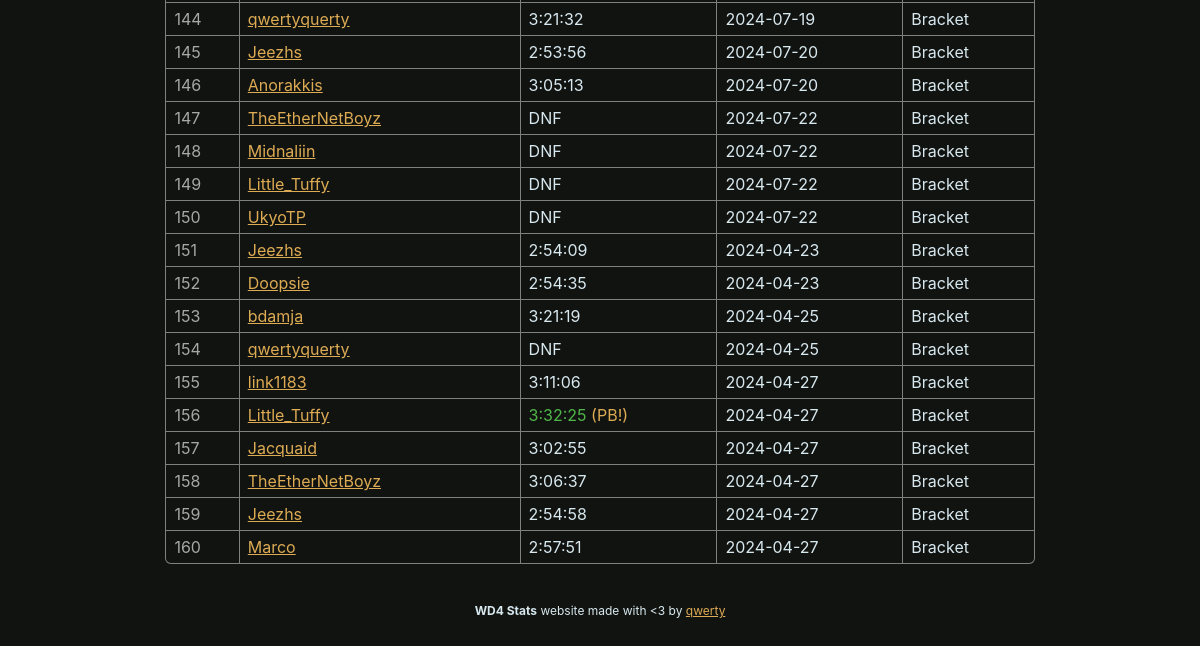
/runs (lower part), run on an earlier commit of the app's database.
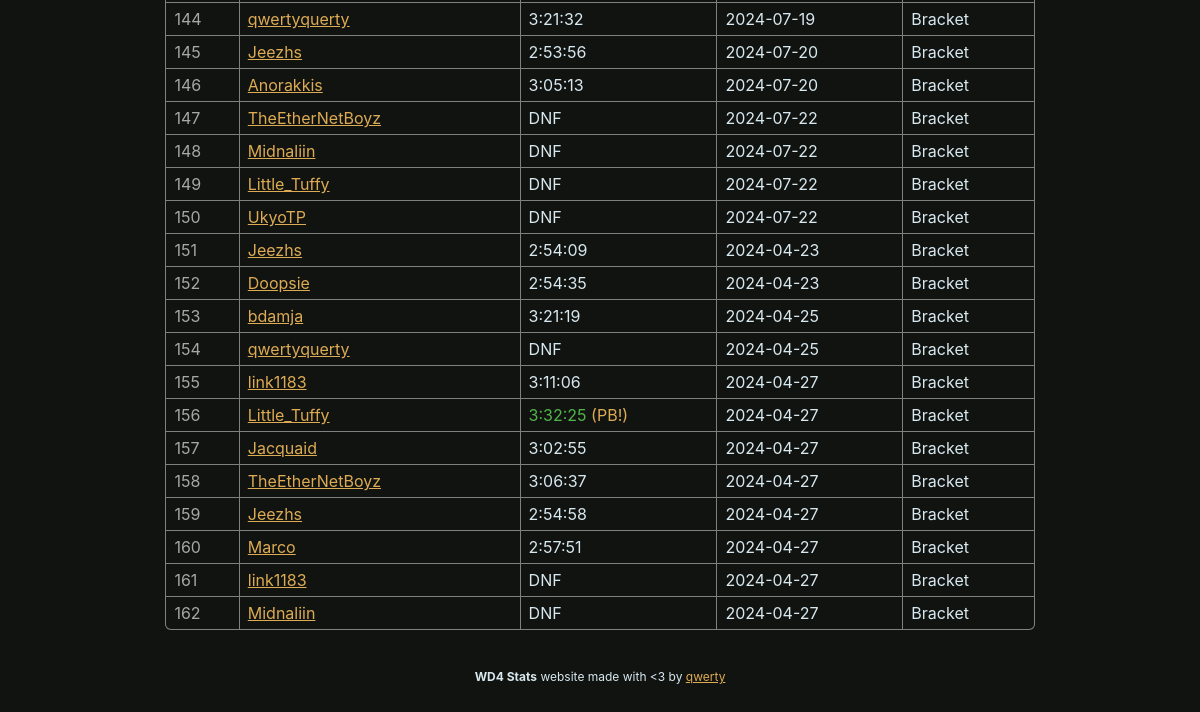
And on a later commit of the database.
### wd4.py (models this page shows, shortened)
class BaseModel(Model):
    class Meta:
        database = db

class Runs(BaseModel):
    player = CharField(32)
    time = FloatField()
    id = IntegerField()
    date = DateField()
    flags = IntegerField()
    phase = IntegerField()
    event = IntegerField()
    zelda_swoops = IntegerField()
    zelda_triangles = IntegerField()
    def format_time(self):
        return format_time(self.time) if not self.dnf() else "DNF"
    def format_phase(self):
        return ["Seeding", "Pooling", "Bracket"][self.phase]
    def dnf(self):
        return self.flags & RUN_FLAG_DNF
    def pb(self):
        return self.flags & RUN_FLAG_PB

### wd4.py (the view)
@app.route("/runs")
def page_runs():
    sort = request.args.get("sort", default="id")
    runs = Runs.select()
    if sort in Runs._meta.sorted_field_names:
        runs = runs.order_by(
            getattr(Runs, sort).asc()
        )
    return render_template("runs.html", **globals(), runs=runs, sort=sort)

### wd4.py (called while the page is built)
def format_time(time):
    return str(timedelta(seconds=time))

### templates/runs.html (shortened to what this page needs)
{% extends "layout.html" %}
{% block content %}
    <table>
        {% for run in runs %}
        <tr>
            <td style="color: var(--hint-color);">
                {{ run.id }}
            </td>
            <td>
                {{ link_name(run.player) }}
            </td>
            <td {% if run.pb() %}style="color: var(--win-color)"{% endif %}>
                {{ run.format_time() }} {% if run.pb() %}<span style="color: var(--border-color);">(PB!)</span>{% endif %}
            </td>
            <td>
                {{ run.date | string }}
            </td>
            <td>
                {{ run.format_phase() }}
            </td>
        </tr>
        {% endfor %}
    </table>
{% endblock %}

### templates/layout.html (shortened to what this page needs)
{% macro link_name(name, eliminated=0) -%}<a {% if eliminated %}style="color: #cc4444;"{% endif %} href="https://speedrun.com/User/{{ name }}">{{ name }}</a>{% endmacro %}
<html lang="en">
    <head>
        <link rel="stylesheet" href="static/css/brackets-viewer.min.css" />
        <link rel="stylesheet" href="static/css/dark.css" />
    </head>
    <body>
        {% block content %}
        {% endblock %}
        <footer class="footer">
            <div style="text-align: center;">
                <strong>WD4 Stats</strong> website made with &lt;3 by <a href="https://github.com/qwertyquerty">qwerty</a>
            </div>
        </footer>
    </body>
</html>

### static/css/dark.css (style rules this page uses)
.brackets-viewer, * { --primary-background: #111310; --secondary-background: #303030; --match-background: var(--primary-background); --font-color: #d8e8ef; --win-color: #50b649; --loss-color: #de2c26; --label-color: grey; --hint-color: #a7a7a7; --connector-color: #DDDDDD; --border-color: #DDAB54; --border-hover-color: #b6b5b5; --text-size: 12px; --round-margin: 40px; --match-width: 200px; --match-horizontal-padding: 8px; --match-vertical-padding: 6px; --connector-border-width: 2px; --match-border-width: 1px; --match-border-radius: 0.3em; }
body { font-size: var(--text-size); color: var(--font-color); font-family: -apple-system,BlinkMacSystemFont,"Segoe UI",Roboto,"Helvetica Neue",Arial,"Noto Sans",sans-serif,"Apple Color Emoji","Segoe UI Emoji","Segoe UI Symbol","Noto Color Emoji"; }
table { width: 80%; margin: 40px auto; border-radius: var(--match-border-radius); border-collapse: collapse; border-style: hidden; box-shadow: 0 0 0 1px var(--label-color); }
html { background-color: #111310; }
body { padding: 50px; }

What changed in the data, as far as the page shows it:
added Runs: id "161", player "link1183", format_time "DNF", date "2024-04-27", format_phase "Bracket"
added Runs: id "162", player "Midnaliin", format_time "DNF", date "2024-04-27", format_phase "Bracket"
